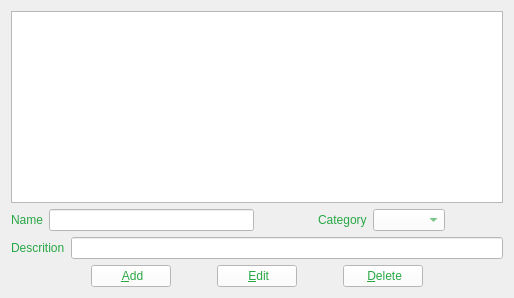
        <widget class="QWidget" name="tab_23">
         <attribute name="title">
          <string>Product</string>
         </attribute>
         <layout class="QHBoxLayout" name="horizontalLayout_110">
          <item>
           <layout class="QVBoxLayout" name="verticalLayout_17">
            <item>
             <widget class="QTableWidget" name="tableWidgetProduct">
              <property name="editTriggers">
               <set>QAbstractItemView::NoEditTriggers</set>
              </property>
              <property name="showDropIndicator" stdset="0">
               <bool>false</bool>
              </property>
              <property name="dragDropOverwriteMode">
               <bool>false</bool>
              </property>
              <property name="alternatingRowColors">
               <bool>true</bool>
              </property>
              <property name="selectionMode">
               <enum>QAbstractItemView::SingleSelection</enum>
              </property>
              <property name="selectionBehavior">
               <enum>QAbstractItemView::SelectRows</enum>
              </property>
              <attribute name="verticalHeaderVisible">
               <bool>false</bool>
              </attribute>
             </widget>
            </item>
            <item>
             <layout class="QVBoxLayout" name="verticalLayout_16">
              <item>
               <layout class="QVBoxLayout" name="verticalLayout_15">
                <item>
                 <layout class="QHBoxLayout" name="horizontalLayout_74">
                  <item>
                   <layout class="QHBoxLayout" name="horizontalLayout_79">
                    <item>
                     <widget class="QLabel" name="label_48">
                      <property name="styleSheet">
                       <string notr="true">color: rgb(40, 167, 69);</string>
                      </property>
                      <property name="text">
                       <string>Name</string>
                      </property>
                     </widget>
                    </item>
                    <item>
                     <widget class="QLineEdit" name="lineEditNameProduct">
                      <property name="styleSheet">
                       <string notr="true">color: rgb(40, 167, 69);
background-color: rgb(255, 255, 255);
border-color: rgb(40, 167, 69);</string>
                      </property>
                     </widget>
                    </item>
                   </layout>
                  </item>
                  <item>
                   <layout class="QHBoxLayout" name="horizontalLayout_83">
                    <item>
                     <spacer name="horizontalSpacer_31">
                      <property name="orientation">
                       <enum>Qt::Horizontal</enum>
                      </property>
                      <property name="sizeHint" stdset="0">
                       <size>
                        <width>40</width>
                        <height>20</height>
                       </size>
                      </property>
                     </spacer>
                    </item>
                    <item>
                     <widget class="QLabel" name="label_51">
                      <property name="styleSheet">
                       <string notr="true">color: rgb(40, 167, 69);</string>
                      </property>
                      <property name="text">
                       <string>Category</string>
                      </property>
                     </widget>
                    </item>
                    <item>
                     <widget class="QComboBox" name="comboBoxCategoryProduct">
                      <property name="styleSheet">
                       <string notr="true">color: rgb(40, 167, 69);
background-color: rgb(255, 255, 255);
border-color: rgb(40, 167, 69);</string>
                      </property>
                     </widget>
                    </item>
                    <item>
                     <spacer name="horizontalSpacer_33">
                      <property name="orientation">
                       <enum>Qt::Horizontal</enum>
                      </property>
                      <property name="sizeHint" stdset="0">
                       <size>
                        <width>40</width>
                        <height>20</height>
                       </size>
                      </property>
                     </spacer>
                    </item>
                   </layout>
                  </item>
                 </layout>
                </item>
                <item>
                 <layout class="QHBoxLayout" name="horizontalLayout_84">
                  <item>
                   <widget class="QLabel" name="label_52">
                    <property name="styleSheet">
                     <string notr="true">color: rgb(40, 167, 69);</string>
                    </property>
                    <property name="text">
                     <string>Descrition</string>
                    </property>
                   </widget>
                  </item>
                  <item>
                   <widget class="QLineEdit" name="lineEditDescProduct">
                    <property name="minimumSize">
                     <size>
                      <width>0</width>
                      <height>0</height>
                     </size>
                    </property>
                    <property name="styleSheet">
                     <string notr="true">color: rgb(40, 167, 69);
background-color: rgb(255, 255, 255);
border-color: rgb(40, 167, 69);</string>
                    </property>
                   </widget>
                  </item>
                 </layout>
                </item>
               </layout>
              </item>
              <item>
               <layout class="QHBoxLayout" name="horizontalLayout_95">
                <item>
                 <spacer name="horizontalSpacer_36">
                  <property name="orientation">
                   <enum>Qt::Horizontal</enum>
                  </property>
                  <property name="sizeHint" stdset="0">
                   <size>
                    <width>40</width>
                    <height>20</height>
                   </size>
                  </property>
                 </spacer>
                </item>
                <item>
                 <spacer name="horizontalSpacer_37">
                  <property name="orientation">
                   <enum>Qt::Horizontal</enum>
                  </property>
                  <property name="sizeHint" stdset="0">
                   <size>
                    <width>40</width>
                    <height>20</height>
                   </size>
                  </property>
                 </spacer>
                </item>
                <item>
                 <widget class="QPushButton" name="AddProduct">
                  <property name="styleSheet">
                   <string notr="true">color: rgb(40, 167, 69);
background-color: rgb(255, 255, 255);
border-color: rgb(40, 167, 69);</string>
                  </property>
                  <property name="text">
                   <string> &amp;Add</string>
                  </property>
                  <property name="icon">
                   <iconset resource="Pictures.qrc">
                    <normaloff>:/PNG/Images/PNG/Add.png</normaloff>:/PNG/Images/PNG/Add.png</iconset>
                  </property>
                 </widget>
                </item>
                <item>
                 <spacer name="horizontalSpacer_38">
                  <property name="orientation">
                   <enum>Qt::Horizontal</enum>
                  </property>
                  <property name="sizeHint" stdset="0">
                   <size>
                    <width>40</width>
                    <height>20</height>
                   </size>
                  </property>
                 </spacer>
                </item>
                <item>
                 <widget class="QPushButton" name="EditProduct">
                  <property name="styleSheet">
                   <string notr="true">color: rgb(40, 167, 69);
background-color: rgb(255, 255, 255);
border-color: rgb(40, 167, 69);</string>
                  </property>
                  <property name="text">
                   <string> &amp;Edit</string>
                  </property>
                  <property name="icon">
                   <iconset resource="Pictures.qrc">
                    <normaloff>:/PNG/Images/PNG/Edit.png</normaloff>:/PNG/Images/PNG/Edit.png</iconset>
                  </property>
                 </widget>
                </item>
                <item>
                 <spacer name="horizontalSpacer_39">
                  <property name="orientation">
                   <enum>Qt::Horizontal</enum>
                  </property>
                  <property name="sizeHint" stdset="0">
                   <size>
                    <width>40</width>
                    <height>20</height>
                   </size>
                  </property>
                 </spacer>
                </item>
                <item>
                 <widget class="QPushButton" name="DeleteProduct">
                  <property name="styleSheet">
                   <string notr="true">color: rgb(40, 167, 69);
background-color: rgb(255, 255, 255);
border-color: rgb(40, 167, 69);</string>
                  </property>
                  <property name="text">
                   <string> &amp;Delete</string>
                  </property>
                  <property name="icon">
                   <iconset resource="Pictures.qrc">
                    <normaloff>:/PNG/Images/PNG/Delete.png</normaloff>:/PNG/Images/PNG/Delete.png</iconset>
                  </property>
                 </widget>
                </item>
                <item>
                 <spacer name="horizontalSpacer_40">
                  <property name="orientation">
                   <enum>Qt::Horizontal</enum>
                  </property>
                  <property name="sizeHint" stdset="0">
                   <size>
                    <width>40</width>
                    <height>20</height>
                   </size>
                  </property>
                 </spacer>
                </item>
                <item>
                 <spacer name="horizontalSpacer_41">
                  <property name="orientation">
                   <enum>Qt::Horizontal</enum>
                  </property>
                  <property name="sizeHint" stdset="0">
                   <size>
                    <width>40</width>
                    <height>20</height>
                   </size>
                  </property>
                 </spacer>
                </item>
               </layout>
              </item>
             </layout>
            </item>
           </layout>
          </item>
         </layout>
        </widget>
